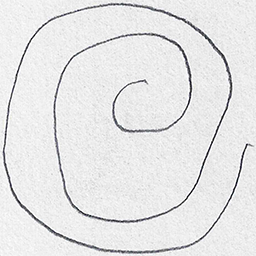
#> input picture drawings/spiral/training/healthy/V01HE01.png, 256 x 256 px, found by its file name; its folder holds 4 pictures in this run
$ jupyter execute --allow-errors 'Parkinson!!.ipynb'   (shell and % lines are left out)
#> lines starting #> are read from the running program, lines starting #| are printed output that depends on the picture
# Parkinson's Disease Detection Project by Srutileka S
### This project uses image classficiation to detect parkinson's based on spiral drawing test

## Importing libraries

[cell 1]
import os
import warnings
warnings.simplefilter('ignore')

[cell 2]
import numpy as np
import pandas as pd
import matplotlib.pyplot as plt
from skimage.io import imread, imshow
from skimage.transform import resize
from skimage.color import rgb2gray
from sklearn.utils import shuffle
from sklearn.model_selection import train_test_split
from sklearn import svm
from sklearn import metrics
from sklearn.metrics import confusion_matrix

## Importing working directory

[cell 3]
#import working dir
me= os.listdir("C:/Users/lekas/Desktop/drawings/spiral/training/healthy")
#> (the rest of this cell did not finish here and is left out)

## Reading images as matrix

[cell 4]
limit=51
me_img=[None]*limit

j=0

for i in me:
    if(j<limit):
        me_img[j]=imread("C:/Users/lekas/Desktop/drawings/spiral/training/healthy/"+i)
        j+=1
    else:
        break

[cell 5]
limit=51
#> limit = 51
je_img=[None]*limit
#> je_img = 51 items

j=0

#> (the rest of this cell did not finish here and is left out)

## Reading images in grayscale

[cell 6]
limit=51

me_gray=[None]*limit


j=0

for i in me:
    if(j<limit):
        me_gray[j]=rgb2gray(me_img[j])
        j+=1
    else:
        break
#> after the loop, j = 4; me_gray = 51 items

[cell 7]
limit=51

je_gray=[None]*limit


j=0

#> (the rest of this cell did not finish here and is left out)

## Show image

[cell 8]
imshow(me_gray[0])
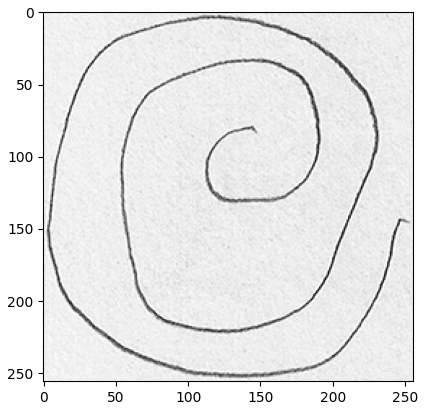
#> figure drawn by matplotlib, 1 panel

#> (a cell that did not finish here is left out)

## Define length

[cell 10]
len_of_me=len(me_gray)
#> len_of_me = 51
len_of_je=len(je_gray)

## Resize all images

#> (a cell that did not finish here is left out)

#> (a cell that did not finish here is left out)

## Flatten images

[cell 13]
image_size_me=me_gray[0].shape
#> image_size_me = (512, 512)
#> (the rest of this cell did not finish here and is left out)
